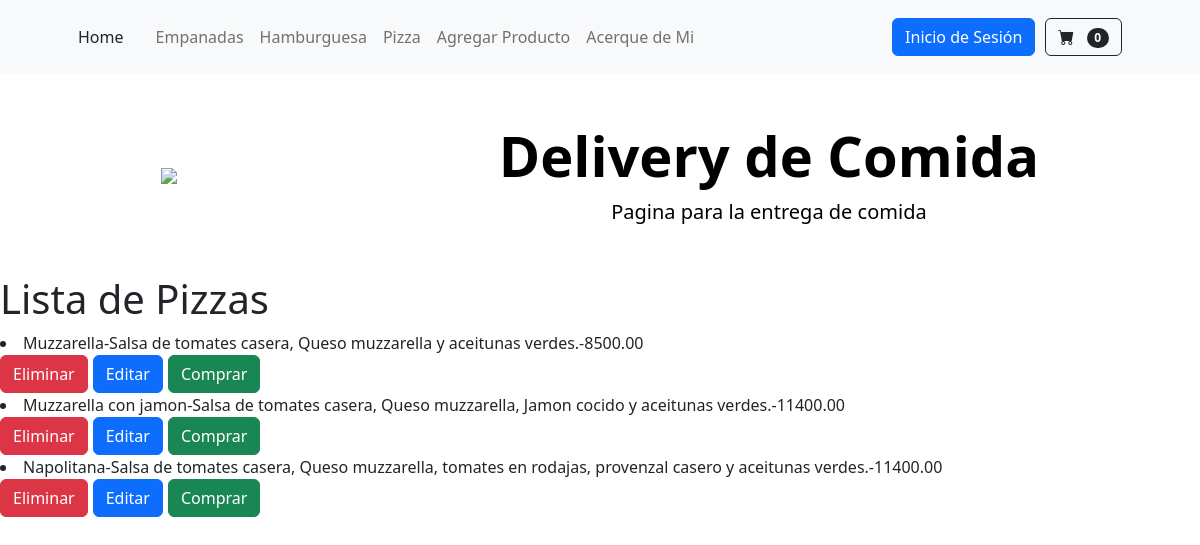
Page /app_coder/lista_pizza/ on the earlier database version.
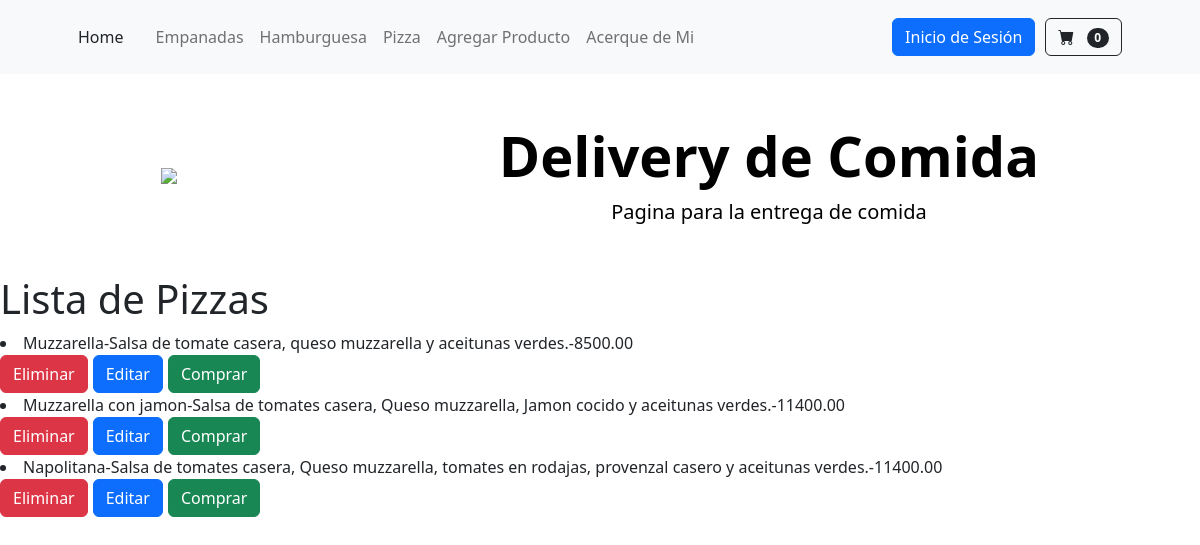
Same page on the later database version.
### app_coder/models.py (models this page shows)
class Pizza(models.Model):
    nombre = models.CharField(max_length=100)
    ingredientes = models.TextField()
    precio=models.DecimalField(max_digits=10, decimal_places=2)
    def __str__(self):
        return f'{self.nombre}-{self.ingredientes}-{self.precio}'

### app_coder/views.py (the view)
# urls.py: path('lista_pizza/',lista_pizzas, name='ListaPizza'),
def lista_pizzas(req):
    pizzas = Pizza.objects.all()
    return render(req, "lista_pizza.html", {"pizzas": pizzas})

### app_coder/templates/lista_pizza.html
{% extends 'padre.html' %}
{% block contenidoQueCambia %}
    <h1>Lista de Pizzas</h1>
    {% for pizza in pizzas %}
    <li>
        {{pizza}}
    </li>
    <div style="display: flex;column-gap: 5px;">
        <form action="{% url 'EliminarPizza' pizza.id %}" method="post">{% csrf_token %}
            <button type="submit" class="btn btn-danger">Eliminar</button>
        </form>
        <buttton>
            <a type="submit" class="btn btn-primary" href="{% url 'ModificarPizza' pizza.id %}">Editar</a>
        </buttton>
        <buttton>
            <a  type="submit" class="btn btn-success" href="{}"">Comprar</a>
        </buttton>
    </div>
    {% endfor %}
{% endblock contenidoQueCambia %}

Differences in the rows shown:
changed Pizza: nombre+ingredientes+precio "Muzzarella-Salsa de tomates casera, Queso muzzarella y aceitunas verdes.-8500.00" → "Muzzarella-Salsa de tomate casera, queso muzzarella y aceitunas verdes.-8500.00"
